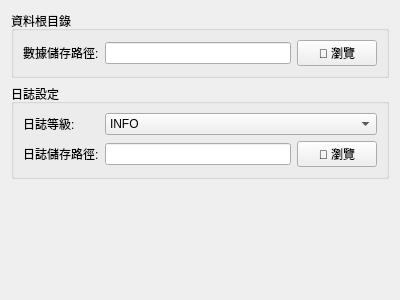
<?xml version="1.0" encoding="UTF-8"?>
<ui version="4.0">
 <class>EnvironmentTab</class>
 <widget class="QWidget" name="EnvironmentTab">
  <property name="geometry">
   <rect>
    <x>0</x>
    <y>0</y>
    <width>400</width>
    <height>300</height>
   </rect>
  </property>
  <property name="windowTitle">
   <string>Form</string>
  </property>
  <layout class="QVBoxLayout" name="verticalLayout">
   <item>
    <widget class="QGroupBox" name="path_group">
     <property name="title">
      <string>資料根目錄</string>
     </property>
     <layout class="QFormLayout" name="path_layout">
      <item row="0" column="0">
       <widget class="QLabel" name="label">
        <property name="text">
         <string>數據儲存路徑:</string>
        </property>
       </widget>
      </item>
      <item row="0" column="1">
       <layout class="QHBoxLayout" name="data_path_layout">
        <item>
         <widget class="QLineEdit" name="edit_data_path"/>
        </item>
        <item>
         <widget class="QPushButton" name="browse_data_btn">
          <property name="text">
           <string>📁 瀏覽</string>
          </property>
         </widget>
        </item>
       </layout>
      </item>
     </layout>
    </widget>
   </item>
   <item>
    <widget class="QGroupBox" name="log_group">
     <property name="title">
      <string>日誌設定</string>
     </property>
     <layout class="QFormLayout" name="log_layout">
      <item row="0" column="0">
       <widget class="QLabel" name="label_2">
        <property name="text">
         <string>日誌等級:</string>
        </property>
       </widget>
      </item>
      <item row="0" column="1">
       <widget class="QComboBox" name="combo_log_level">
        <item>
         <property name="text">
          <string>INFO</string>
         </property>
        </item>
        <item>
         <property name="text">
          <string>DEBUG</string>
         </property>
        </item>
       </widget>
      </item>
      <item row="1" column="0">
       <widget class="QLabel" name="label_3">
        <property name="text">
         <string>日誌儲存路徑:</string>
        </property>
       </widget>
      </item>
      <item row="1" column="1">
       <layout class="QHBoxLayout" name="log_path_layout">
        <item>
         <widget class="QLineEdit" name="edit_log_path"/>
        </item>
        <item>
         <widget class="QPushButton" name="browse_log_btn">
          <property name="text">
           <string>📁 瀏覽</string>
          </property>
         </widget>
        </item>
       </layout>
      </item>
     </layout>
    </widget>
   </item>
   <item>
    <spacer name="verticalSpacer">
     <property name="orientation">
      <enum>Qt::Vertical</enum>
     </property>
     <property name="sizeHint" stdset="0">
      <size>
       <width>20</width>
       <height>40</height>
      </size>
     </property>
    </spacer>
   </item>
  </layout>
 </widget>
 <resources/>
 <connections/>
</ui>
